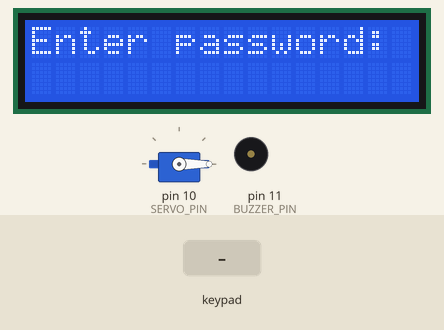
This sketch was run on a simulated Arduino Uno, built with avr-gcc and run on an emulated ATmega328P. Parts: servo, 16×2 character LCD, buzzer (waves = sounding, pin HIGH). The test bench sets the inputs (shaded band).

Above: at 1.2 s.
1.3 s: keypad keys 1 2 3 4 # pressed 0.4 s apart
At 4.0 s:
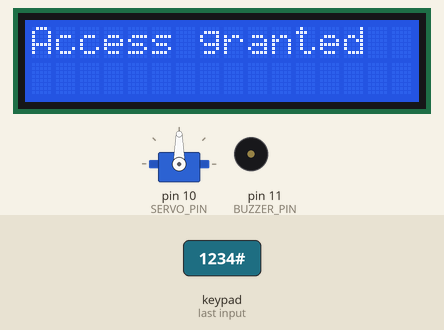
4.8 s: keypad keys 2 3 4 5 # pressed 0.4 s apart
At 7.3 s:
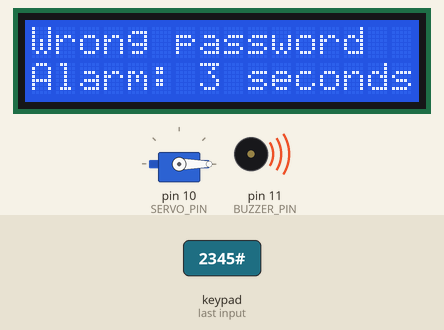
8.3 s: keypad keys 1 2 3 4 pressed 0.4 s apart
At 10.1 s:
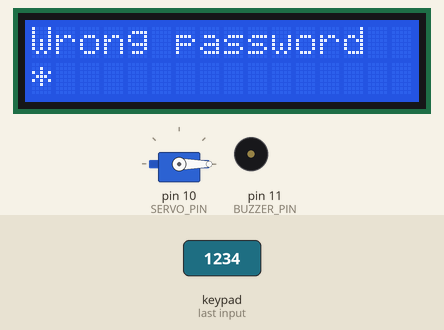
11.4 s: key '1' pressed
At 12.6 s:
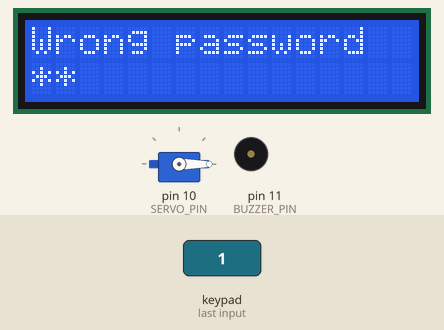
12.9 s: key '2' pressed
At 13.9 s:
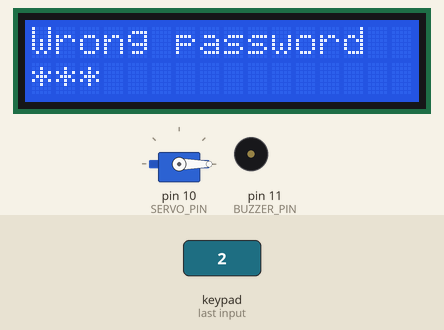
14.4 s: key '3' pressed
At 15.2 s:
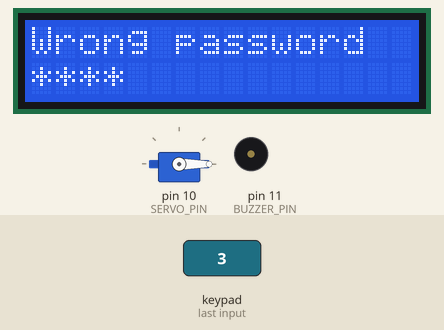
Timing chart, 0 to 16.9 s (numbered marks = the images above; inputs shaded):
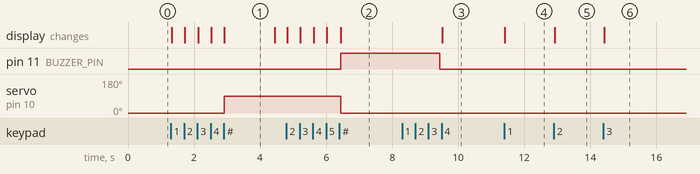

The sketch:

Q2.ino
```cpp
/*
  Week 3 - Task 2
  Password-protected digital lock using:
  - 4x4 keypad
  - 16x2 I2C LCD
  - Servo motor
  - Buzzer

  Keypad:
    '#' = submit password
    '*' = clear typed password

  Correct password:
    Servo moves to 90 degrees.

  Wrong password:
    Servo moves to 0 degrees and buzzer sounds for 3 seconds.

  The LCD displays asterisks instead of the actual password.
*/

#include <Keypad.h>
#include <Servo.h>
#include <Wire.h>
#include <LiquidCrystal_I2C.h>

// ---------- Hardware ----------
const uint8_t SERVO_PIN = 10;
const uint8_t BUZZER_PIN = 11;

LiquidCrystal_I2C lcd(0x27, 16, 2);
Servo lockServo;

// ---------- Keypad ----------
const byte ROWS = 4;
const byte COLS = 4;

char keys[ROWS][COLS] = {
  {'1', '2', '3', 'A'},
  {'4', '5', '6', 'B'},
  {'7', '8', '9', 'C'},
  {'*', '0', '#', 'D'}
};

byte rowPins[ROWS] = {2, 3, 4, 5};
byte colPins[COLS] = {6, 7, 8, 9};

Keypad keypad = Keypad(makeKeymap(keys), rowPins, colPins, ROWS, COLS);

// ---------- Password settings ----------
const char CORRECT_PASSWORD[] = "1234";
const uint8_t PASSWORD_LENGTH = sizeof(CORRECT_PASSWORD) - 1;

// Buffer includes space for the null terminator.
char enteredPassword[PASSWORD_LENGTH + 1];
uint8_t enteredLength = 0;

// ---------- Alarm timing ----------
const unsigned long ALARM_DURATION_MS = 3000;
unsigned long alarmStartTime = 0;
bool alarmActive = false;

// ---------- LCD helpers ----------
void showEntryScreen()
{
  lcd.clear();
  lcd.setCursor(0, 0);
  lcd.print(F("Enter password:"));

  lcd.setCursor(0, 1);
  for (uint8_t i = 0; i < enteredLength; i++) {
    lcd.print('*');
  }
}

void clearPassword()
{
  enteredLength = 0;
  enteredPassword[0] = '\0';
  showEntryScreen();
}

void startAlarm()
{
  digitalWrite(BUZZER_PIN, HIGH);
  alarmStartTime = millis();
  alarmActive = true;
}

void stopAlarmIfFinished()
{
  if (alarmActive && millis() - alarmStartTime >= ALARM_DURATION_MS) {
    digitalWrite(BUZZER_PIN, LOW);
    alarmActive = false;
  }
}

void checkPassword()
{
  enteredPassword[enteredLength] = '\0';

  if (strcmp(enteredPassword, CORRECT_PASSWORD) == 0) {
    lcd.clear();
    lcd.setCursor(0, 0);
    lcd.print(F("Access granted"));

    lockServo.write(90);
    delay(1500);

    // Keep the lock open until the next attempt.
    lcd.clear();
    lcd.setCursor(0, 0);
    lcd.print(F("Unlocked"));
    lcd.setCursor(0, 1);
    lcd.print(F("Press * to reset"));
  } else {
    lockServo.write(0);

    lcd.clear();
    lcd.setCursor(0, 0);
    lcd.print(F("Wrong password"));

    lcd.setCursor(0, 1);
    lcd.print(F("Alarm: 3 seconds"));

    startAlarm();
  }

  // Clear the typed password after either result.
  enteredLength = 0;
  enteredPassword[0] = '\0';
}

void setup()
{
  pinMode(BUZZER_PIN, OUTPUT);
  digitalWrite(BUZZER_PIN, LOW);

  lockServo.attach(SERVO_PIN);
  lockServo.write(0);

  lcd.init();
  lcd.backlight();

  clearPassword();
}

void loop()
{
  stopAlarmIfFinished();

  const char key = keypad.getKey();

  if (key == NO_KEY) {
    return;
  }

  // While the wrong-password alarm is active, ignore keypad input.
  if (alarmActive) {
    return;
  }

  if (key == '*') {
    clearPassword();
    return;
  }

  if (key == '#') {
    if (enteredLength > 0) {
      checkPassword();
    }
    return;
  }

  // Accept only numeric password characters.
  if (key >= '0' && key <= '9' && enteredLength < PASSWORD_LENGTH) {
    enteredPassword[enteredLength] = key;
    enteredLength++;
    enteredPassword[enteredLength] = '\0';

    // Show only stars, never the entered digits.
    lcd.setCursor(0, 1);
    for (uint8_t i = 0; i < enteredLength; i++) {
      lcd.print('*');
    }
    for (uint8_t i = enteredLength; i < 16; i++) {
      lcd.print(' ');
    }
  }
}
```

Measured:
- after the input at 1.3 s, servo on pin 10 (SERVO_PIN): 0° → 90° after 1.6 s; the display: first changes at once (image 1 shows a later state)
- after the input at 4.8 s, pin 11 (BUZZER_PIN): LOW → HIGH after 1.6 s; servo on pin 10 (SERVO_PIN): 90° → 0° after 1.6 s; the display: first changes at once (image 2 shows a later state)
- after the input at 8.3 s, the display: changes after 1.2 s (image 3)
- after the input at 11.4 s, the display: changes at once (image 4)
- after the input at 12.9 s, the display: changes at once (image 5)
- after the input at 14.4 s, the display: changes at once (image 6)
- what the display in image 1 shows lasts 1.5 s, from 2.9 s to 4.4 s
